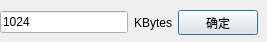
<?xml version="1.0" encoding="UTF-8"?>
<ui version="4.0">
 <class>SetFlashSize</class>
 <widget class="QDialog" name="SetFlashSize">
  <property name="geometry">
   <rect>
    <x>0</x>
    <y>0</y>
    <width>267</width>
    <height>42</height>
   </rect>
  </property>
  <property name="windowTitle">
   <string>Dialog</string>
  </property>
  <widget class="QWidget" name="">
   <property name="geometry">
    <rect>
     <x>0</x>
     <y>10</y>
     <width>258</width>
     <height>25</height>
    </rect>
   </property>
   <layout class="QHBoxLayout" name="horizontalLayout">
    <item>
     <widget class="QLineEdit" name="lineEdit">
      <property name="text">
       <string>1024</string>
      </property>
     </widget>
    </item>
    <item>
     <widget class="QLabel" name="label">
      <property name="text">
       <string>KBytes</string>
      </property>
     </widget>
    </item>
    <item>
     <widget class="QPushButton" name="pushButton">
      <property name="text">
       <string>确定</string>
      </property>
     </widget>
    </item>
   </layout>
  </widget>
 </widget>
 <resources/>
 <connections/>
</ui>
